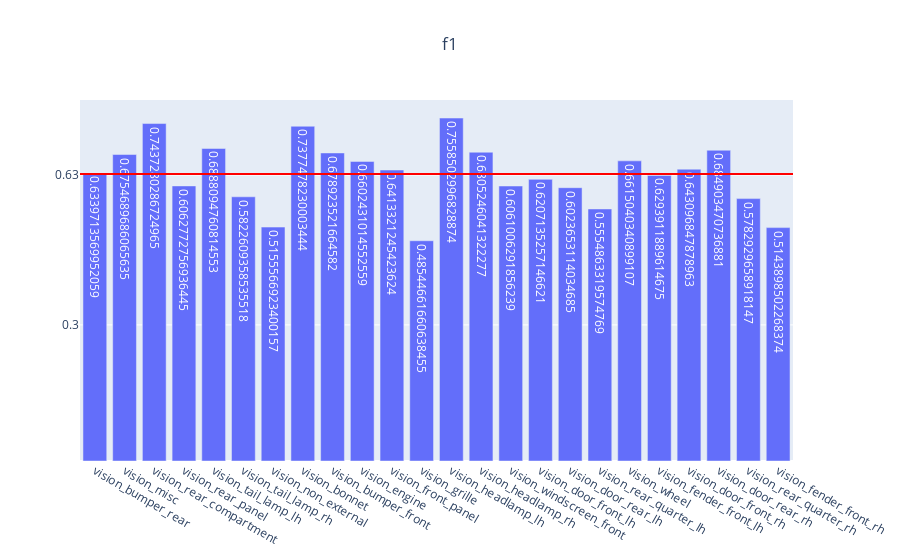

Here is the notebook cell this chart was saved with:
### Code cell
genVisMulitlabel(partEvalMetrics, "f1")

### Figure 1 — Plotly figure (JSON) as saved in the notebook; plotly's stock layout.template omitted (floating-point values rounded to 4 significant figures)
{"data": [{"text": [0.634, 0.6755, 0.7437, 0.6063, 0.6888, 0.5823, 0.5156, 0.7377, 0.6789, 0.6602, 0.6413, 0.4854, 0.7559, 0.6805, 0.6061, 0.6207, 0.6024, 0.5555, 0.6615, 0.6294, 0.6431, 0.6849, 0.5783, 0.5144], "type": "bar", "x": ["vision_bumper_rear", "vision_misc", "vision_rear_compartment", "vision_rear_panel", "vision_tail_lamp_lh", "vision_tail_lamp_rh", "vision_non_external", "vision_bonnet", "vision_bumper_front", "vision_engine", "vision_front_panel", "vision_grille", "vision_headlamp_lh", "vision_headlamp_rh", "vision_windscreen_front", "vision_door_front_lh", "vision_door_rear_lh", "vision_rear_quarter_lh", "vision_wheel", "vision_fender_front_lh", "vision_door_front_rh", "vision_door_rear_rh", "vision_rear_quarter_rh", "vision_fender_front_rh"], "y": [0.634, 0.6755, 0.7437, 0.6063, 0.6888, 0.5823, 0.5156, 0.7377, 0.6789, 0.6602, 0.6413, 0.4854, 0.7559, 0.6805, 0.6061, 0.6207, 0.6024, 0.5555, 0.6615, 0.6294, 0.6431, 0.6849, 0.5783, 0.5144]}], "layout": {"shapes": [{"line": {"color": "red", "width": 2}, "type": "line", "x0": 0, "x1": 1, "xref": "x domain", "y0": 0.6326, "y1": 0.6326, "yref": "y"}], "title": {"text": "f1", "x": 0.5}, "yaxis": {"tickmode": "array", "tickvals": ["0.63", 0.3, 0.8]}}}
